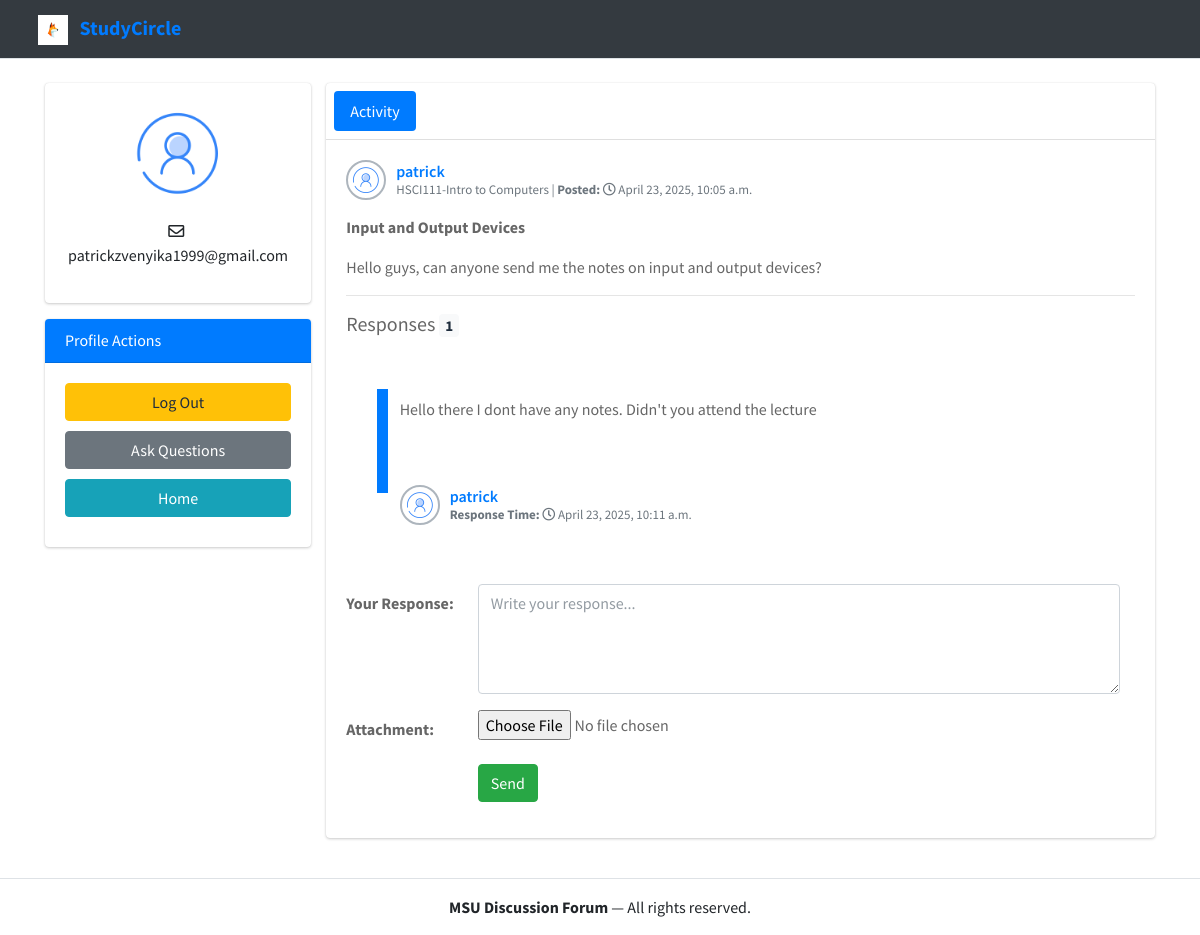
Page /question/2 (signed in) on the committed database.
### user/models.py (models this page shows, shortened)
class Question(models.Model):
    author = models.ForeignKey(User, null=True, on_delete = models.CASCADE)
    title = models.CharField(max_length = 300,null=False)
    subject = models.ForeignKey(Subject,null=False ,on_delete=models.CASCADE)
    body = models.TextField(null=True)
    created_at = models.DateTimeField(auto_now_add = True)
    updated_at = models.DateTimeField(auto_now = True)
    def get_responses(self):
        return self.responses.filter(parent=None)

class Subject(models.Model):
    code = models.CharField(max_length=7,null=False, unique=True)
    name = models.CharField(max_length=100, null=False, unique=True)
    def __str__(self):
        return f'{self.code}-{self.name}'

class Response(models.Model):
    user = models.ForeignKey(User, null=False, on_delete = models.CASCADE)
    question = models.ForeignKey(Question, null=False, on_delete = models.CASCADE, related_name = 'responses')
    parent = models.ForeignKey('self', null=True, blank = True, on_delete = models.CASCADE)
    body = models.TextField(null = False)
    pdf = models.FileField( upload_to='media',blank=True)
    created_at = models.DateTimeField(auto_now_add = True)
    updated_at = models.DateTimeField(auto_now = True)

### user/views.py (the view, shortened to what this page needs)
# urls.py: path('question/<int:id>', views.questionpage, name ='responses'),
@login_required(login_url = 'login.html')
def questionpage(request, id):
    response_form = NewResponseForm()
    question = Question.objects.get(id = id)
    context = {
        'question' : question,
        'response_form' : response_form,
        'title':'StudyCircle | Responses'
    }
    return render(request, 'responses.html', context)

### user/forms.py
class NewResponseForm(forms.ModelForm):
    class Meta:
        model = Response
        fields = ['body', 'pdf']
        widgets = {
            'body': forms.Textarea(attrs={
                'class': 'form-control',
                'placeholder': 'Write your response...',
                'rows': 4,
            }),
            'pdf': forms.ClearableFileInput(attrs={
                'class': 'form-control',
            }),
        }

### templates/responses.html (shortened to what this page needs)
{% extends "components/base.html" %}
{% load static %}
{% block content %}
    <div class="wrapper">
        <div class="container my-4">
            <section class="content">
                <div class="container-fluid">
                    <div class="row">
                        {% include "components/profile.html" %}
                        <div class="col-md-9">
                            <div class="card">
                                <div class="card-header p-2">
                                    <ul class="nav nav-pills">
                                        <li class="nav-item"><a class="nav-link active" href="#activity" data-toggle="tab">Activity</a></li>
                                    </ul>
                                </div>
                                <div class="card-body">
                                    <div class="tab-content">
                                        <div class="tab-pane active" id="activity">
                                            <div class="post">
                                                <div class="user-block">
                                                    <img class="img-circle img-bordered-sm" src="{% static 'images/user-286.png' %}" alt="user image">
                                                    <span class="username"><a href="#">{{ question.author.username }}</a></span>
                                                    <span class="description">{{ question.subject }} | <strong>Posted:</strong> <i class="far fa-clock"></i> {{ question.created_at }}</span>
                                                </div>
                                                <p><strong>{{ question.title }}</strong></p>
                                                <p>{{ question.body }}</p>
                                                <hr>
                                                <div class="responses-container">
                                                    <h5 class="responses-container-heading">Responses <span class="badge badge-light">{{ question.get_responses.count }}</span></h5>
                                                    {% if not question.responses.all %}
                                                        <p class="no-responses-text"><i class="far fa-frown"></i> <strong>No responses yet</strong></p>
                                                    {% else %}
                                                        {% for response in question.get_responses %}
                                                        <div class="card-body">
                                                            <blockquote id="{{ response.id }}">
                                                                <p class="response-body">{{ response.body }}</p>
                                                                <br>
                                                                <br>
                                                                <div class="user-block">
                                                                    <img class="img-circle img-bordered-sm" src="{% static 'images/user-286.png' %}" alt="user image">
                                                                    <span class="username"><a href="#">{{ response.user.username }}</a></span>
                                                                    <span class="description"><strong>Response Time:</strong> <i class="far fa-clock"></i> {{ response.updated_at }}</span>
                                                                </div>
                                                            </blockquote>
                                                        </div>
                                                        {% endfor %}
                                                    {% endif %}
                                                </div>
                                                <form action="" method="POST" class="form-horizontal mt-4" enctype="multipart/form-data">
                                                    <div class="form-group row">
                                                        <label for="{{ response_form.body.id_for_label }}" class="col-sm-2 col-form-label">Your Response:</label>
                                                        <div class="col-sm-10">
                                                            {{ response_form.body }}
                                                        </div>
                                                    </div>
                                                    <div class="form-group row">
                                                        <label for="{{ response_form.pdf.id_for_label }}" class="col-sm-2 col-form-label">Attachment:</label>
                                                        <div class="col-sm-10">
                                                            <input type="file" name="pdf" class="form-control-file">
                                                        </div>
                                                    </div>
                                                    <div class="form-group row">
                                                        <div class="offset-sm-2 col-sm-10">
                                                            <button type="submit" class="btn btn-success">Send</button>
                                                        </div>
                                                    </div>
                                                </form>
                                            </div>
                                        </div>
                                    </div>
                                </div>
                            </div>
                        </div>
                    </div>
                </div>
            </section>
        </div>
{% endblock %}

### templates/components/profile.html (shortened to what this page needs)
 {% load static %}
 <div class="col-md-3">
    <div class="card">
        <div class="card-body text-center">
            <img class="img-fluid img-circle mb-3" src="{% static 'images/user-286.png' %}" alt="Profile Picture" style="width:100px; height:100px;">
            <p><i class="far fa-envelope mr-1"></i> {{ request.user.email }}</p>
        </div>
    </div>
    <div class="card mt-3">
        <div class="card-header bg-primary text-white">
            <h6 class="mb-0">Profile Actions</h6>
        </div>
        <div class="card-body profile-actions">
            <a href="{% url 'logout' %}"><button class="btn btn-warning">Log Out</button></a>
            <a href="{% url 'questions' %}"><button class="btn btn-secondary">Ask Questions</button></a>
            <a href="{% url 'main-page' %}"><button class="btn btn-info">Home</button></a>
        </div>
    </div>
</div>

### templates/components/base.html (style rules this page uses)
.profile-actions button { margin-bottom: 10px; width: 100%; }
.post, .timeline-item { margin-bottom: 20px; }

### rows in the picture
Question: author.username "patrick", subject "HSCI111-Intro to Computers", created_at "April 23, 2025, 10:05 a.m.", title "Input and Output Devices", body "Hello guys, can anyone send me the notes on input and output devices?", get_responses.count "1"
Response: body "Hello there I dont have any notes. Didn't you attend the lecture", user.username "patrick", updated_at "April 23, 2025, 10:11 a.m."

### other values in the picture
{{ request.user.email }} "patrickzvenyika1999@gmail.com"
